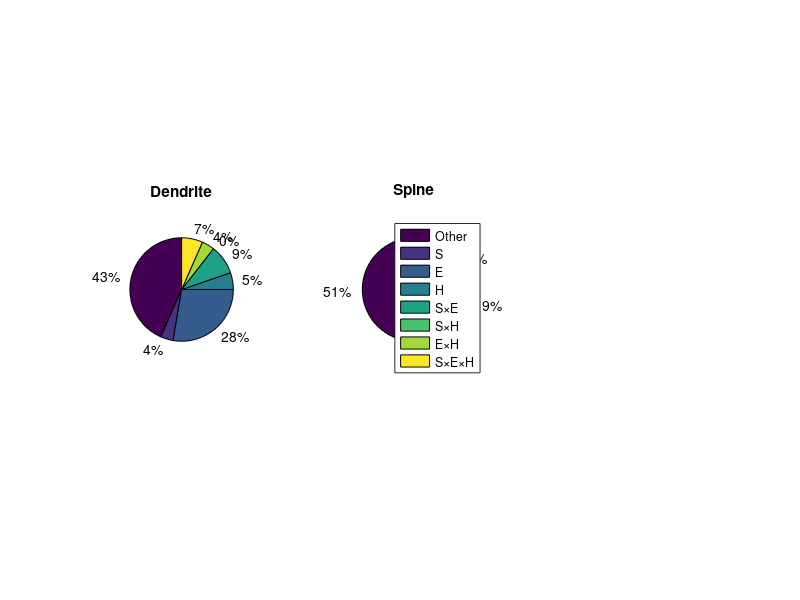

Reproduce this figure in MATLAB.
%%

clear;clc;close

load('data_Fig_3C.mat');

%%

for i=1:2
    subplot(1,3,i);
    if i==1;pie(a3_thr);title('Dendrite');
    elseif i==2;pie(b3_thr);title('Spine');legend(xlabels);end
end

%%


